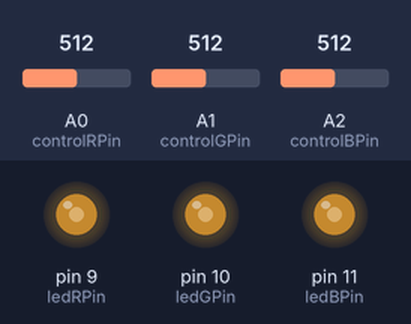
Simulated run of this sketch. Board: Arduino Uno, built with avr-gcc and run on an emulated ATmega328P. Parts: output pins drawn as LEDs (lit = HIGH). The inputs (shaded band) are chosen by the test bench; at power-on: A0 (controlRPin) = 512, A1 (controlGPin) = 512, A2 (controlBPin) = 512.

Above: at 1.2 s.
1.3 s: A0 (controlRPin) set to 716
At 2.0 s:
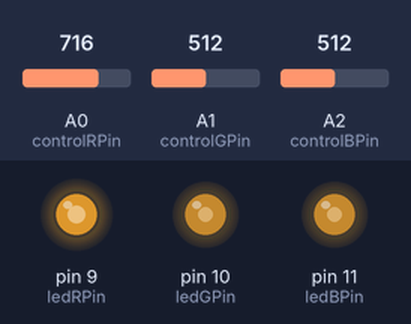
2.8 s: A1 (controlGPin) set to 716
At 3.1 s:
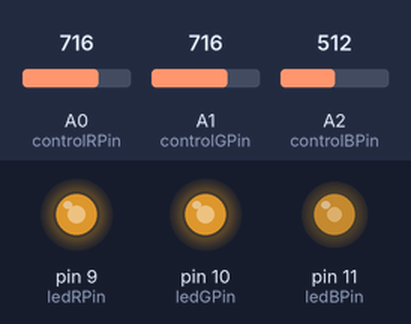
4.3 s: A2 (controlBPin) set to 716
At 5.5 s:
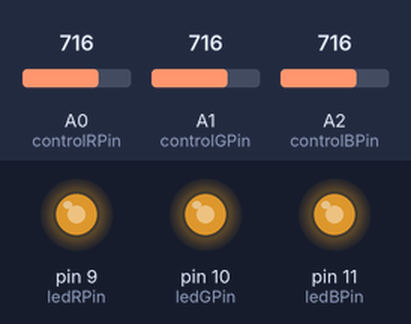
5.8 s: A0 (controlRPin) set to 900
At 6.6 s:
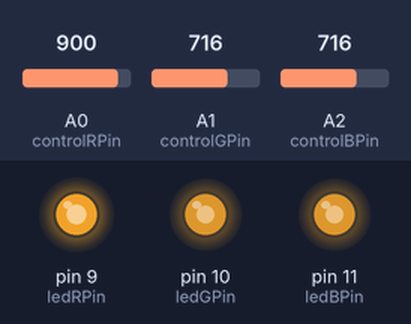
7.3 s: A1 (controlGPin) set to 900
At 7.8 s:
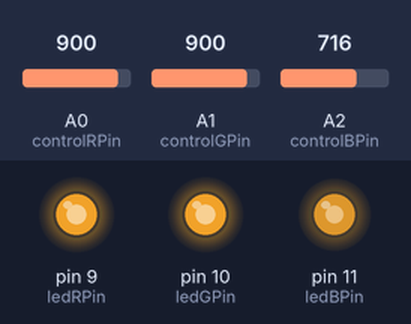
8.8 s: A2 (controlBPin) set to 900
At 10.1 s:
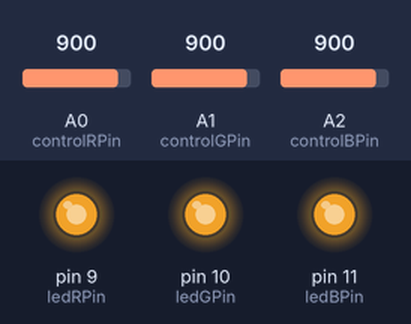
Timing chart, 0 to 11.3 s (numbered marks = the images above; inputs shaded):
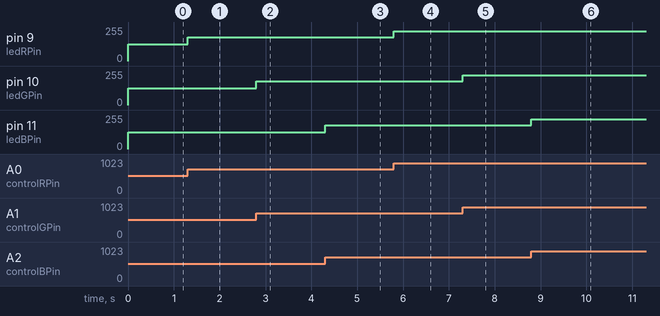

The sketch:

homework2_rgb.ino
```cpp
const int controlValue=1023;
const int ledValue=255;

const int controlRPin=A0;
const int controlGPin=A1;
const int controlBPin=A2;
const int ledRPin=9;
const int ledGPin=10;
const int ledBPin=11;

int controlRValue=0;
int controlGValue=0;
int controlBValue=0;
int ledRValue=0;
int ledGValue=0;
int ledBValue=0;


void setup() {
  pinMode(controlRPin, INPUT);
  pinMode(controlGPin, INPUT);
  pinMode(controlBPin, INPUT);
  pinMode(ledRPin, OUTPUT);
  pinMode(ledGPin, OUTPUT);
  pinMode(ledBPin, OUTPUT);
}

void loop() {
  controlRValue=analogRead(controlRPin);
  controlGValue=analogRead(controlGPin);
  controlBValue=analogRead(controlBPin);
  ledRValue=map(controlRValue, 0, controlValue, 0, ledValue);
  ledGValue=map(controlGValue, 0, controlValue, 0, ledValue);
  ledBValue=map(controlBValue, 0, controlValue, 0, ledValue);
  analogWrite(ledRPin, ledRValue);
  analogWrite(ledGPin, ledGValue);
  analogWrite(ledBPin, ledBValue);

}
```

Measured:
- after the input at 1.3 s, pin 9 (ledRPin): 127/255 → 178/255 at once
- after the input at 2.8 s, pin 10 (ledGPin): 127/255 → 178/255 at once
- after the input at 4.3 s, pin 11 (ledBPin): 127/255 → 178/255 at once
- after the input at 5.8 s, pin 9 (ledRPin): 178/255 → 224/255 at once
- after the input at 7.3 s, pin 10 (ledGPin): 178/255 → 224/255 at once
- after the input at 8.8 s, pin 11 (ledBPin): 178/255 → 224/255 at once
